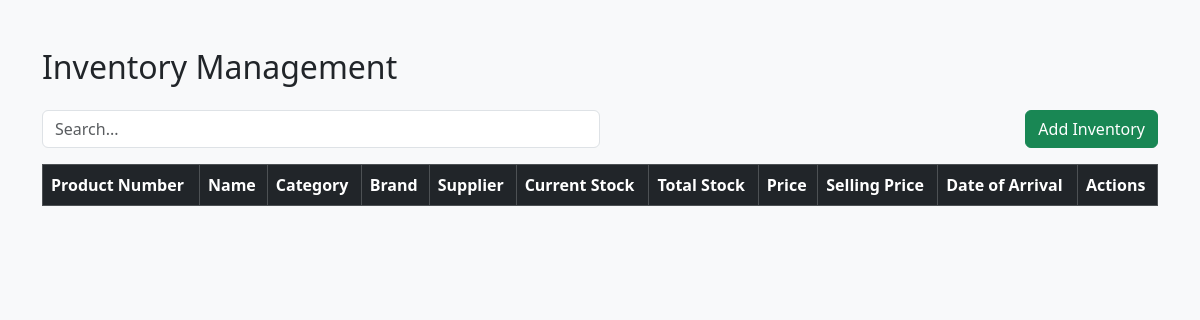
Page /tabs/inventory/inventory.php on the earlier database version.
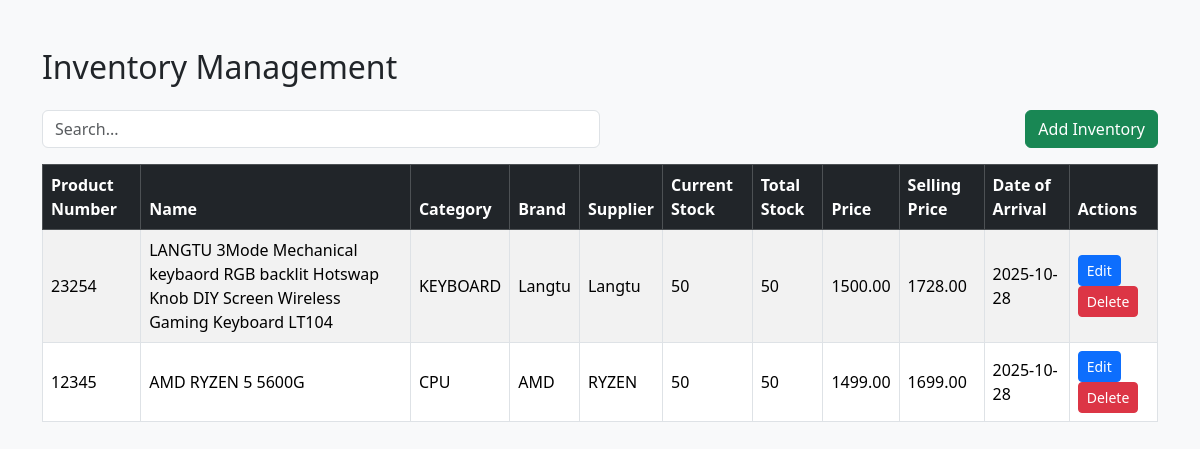
Same page on the later database version.
### tables this page shows
CREATE TABLE `inventory` (
  `id` bigint(20) UNSIGNED NOT NULL,
  `product_number` varchar(255) NOT NULL,
  `name` varchar(255) NOT NULL,
  `description` text DEFAULT NULL,
  `category` varchar(255) NOT NULL,
  `brand` varchar(255) DEFAULT NULL,
  `supplier` varchar(255) DEFAULT NULL,
  `current_stock` int(11) NOT NULL DEFAULT 0,
  `total_stock` int(11) NOT NULL DEFAULT 0,
  `price` decimal(10,2) NOT NULL,
  `selling_price` decimal(10,2) NOT NULL,
  `barcode` varchar(255) NOT NULL,
  `date_of_arrival` date NOT NULL,
  `created_at` timestamp NULL DEFAULT NULL,
  `updated_at` timestamp NULL DEFAULT NULL
);

### tabs/inventory/inventory.php (the view, shortened to what this page needs)
<?php
include '../../database/db_connect.php';
$searchQuery = isset($_GET['search']) ? $_GET['search'] : '';
$sql = "SELECT * FROM inventory WHERE 1";
$sql .= " ORDER BY id DESC";
$stmt = $conn->prepare($sql);
$stmt->execute();
$result = $stmt->get_result();
?>
<!DOCTYPE html>
<html lang="en">
<head>
<link href="https://cdn.jsdelivr.net/npm/bootstrap@5.3.2/dist/css/bootstrap.min.css" rel="stylesheet">
</head>
<body class="bg-light">
<div class="container mt-5">
    <h2 class="mb-4">Inventory Management</h2>
    <div class="d-flex justify-content-between mb-3">
        <input type="text" id="searchBox" class="form-control w-50" placeholder="Search..." value="<?= htmlspecialchars($searchQuery) ?>">
        <button class="btn btn-success" data-bs-toggle="modal" data-bs-target="#addModal">Add Inventory</button>
    </div>
    <div class="table-responsive">
        <table class="table table-bordered table-striped align-middle">
            <thead class="table-dark">
                <tr>
                    <th>Product Number</th>
                    <th>Name</th>
                    <th>Category</th>
                    <th>Brand</th>
                    <th>Supplier</th>
                    <th>Current Stock</th>
                    <th>Total Stock</th>
                    <th>Price</th>
                    <th>Selling Price</th>
                    <th>Date of Arrival</th>
                    <th>Actions</th>
                </tr>
            </thead>
            <tbody>
            <?php while ($row = $result->fetch_assoc()): ?>
                <tr>
                    <td><?= htmlspecialchars($row['product_number']) ?></td>
                    <td><?= htmlspecialchars($row['name']) ?></td>
                    <td><?= htmlspecialchars($row['category']) ?></td>
                    <td><?= htmlspecialchars($row['brand']) ?></td>
                    <td><?= htmlspecialchars($row['supplier']) ?></td>
                    <td><?= $row['current_stock'] ?></td>
                    <td><?= $row['total_stock'] ?></td>
                    <td><?= $row['price'] ?></td>
                    <td><?= $row['selling_price'] ?></td>
                    <td><?= $row['date_of_arrival'] ?></td>
                    <td>
                        <button class="btn btn-primary btn-sm" data-bs-toggle="modal" data-bs-target="#editModal<?= $row['id'] ?>">Edit</button>
                        <a href="inventory_crud.php?delete=<?= $row['id'] ?>" class="btn btn-danger btn-sm" onclick="return confirm('Are you sure you want to delete this item?');">Delete</a>
                    </td>
                </tr>
            <?php endwhile; ?>
            </tbody>
        </table>
    </div>
</div>
</body>
</html>

Differences in the rows shown:
added inventory: product_number "23254", name "LANGTU 3Mode Mechanical keybaord RGB backlit Hotswap Knob DIY Screen Wireless Gaming Keyboard LT104", category "KEYBOARD", brand "Langtu", supplier "Langtu", current_stock "50", total_stock "50", price "1500.00", selling_price "1728.00", date_of_arrival "2025-10-28"
added inventory: product_number "12345", name "AMD RYZEN 5 5600G", category "CPU", brand "AMD", supplier "RYZEN", current_stock "50", total_stock "50", price "1499.00", selling_price "1699.00", date_of_arrival "2025-10-28"
